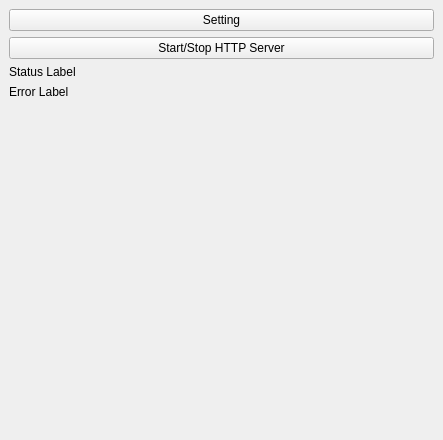
<?xml version="1.0" encoding="UTF-8"?>
<ui version="4.0">
 <class>TranslateDockWidget</class>
 <widget class="QDockWidget" name="TranslateDockWidget">
  <property name="geometry">
   <rect>
    <x>0</x>
    <y>0</y>
    <width>443</width>
    <height>440</height>
   </rect>
  </property>
  <property name="windowTitle">
   <string>PolyGlot WTW</string>
  </property>
  <widget class="QWidget" name="dockWidgetContents">
   <layout class="QVBoxLayout" name="verticalLayout">
    <item>
     <widget class="QPushButton" name="settings">
      <property name="text">
       <string>Setting</string>
      </property>
     </widget>
    </item>
    <item>
     <widget class="QPushButton" name="startStopHTTPServer">
      <property name="text">
       <string>Start/Stop HTTP Server</string>
      </property>
      <property name="checkable">
       <bool>true</bool>
      </property>
     </widget>
    </item>
    <item>
     <widget class="QLabel" name="label_status">
      <property name="text">
       <string>Status Label</string>
      </property>
     </widget>
    </item>
    <item>
     <widget class="QLabel" name="errorLabel">
      <property name="text">
       <string>Error Label</string>
      </property>
      <property name="wordWrap">
       <bool>true</bool>
      </property>
     </widget>
    </item>
    <item>
     <spacer name="verticalSpacer">
      <property name="orientation">
       <enum>Qt::Vertical</enum>
      </property>
      <property name="sizeHint" stdset="0">
       <size>
        <width>20</width>
        <height>40</height>
       </size>
      </property>
     </spacer>
    </item>
   </layout>
  </widget>
 </widget>
 <resources/>
 <connections/>
</ui>
